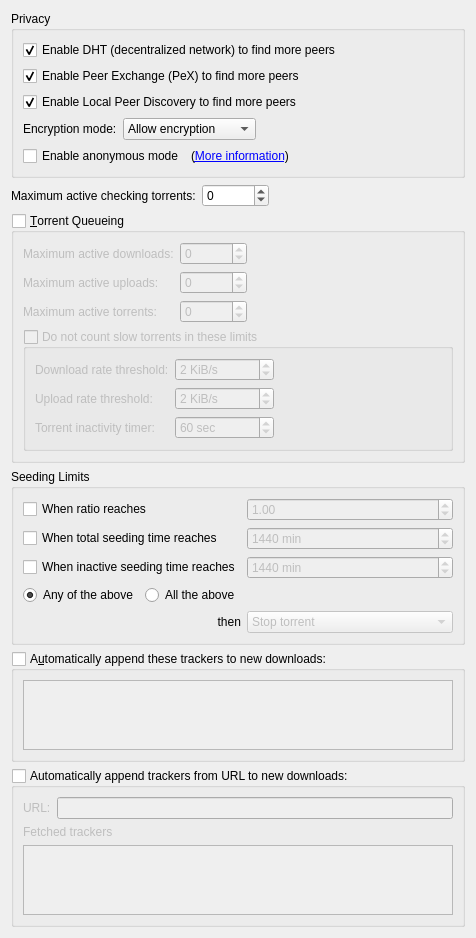
          <widget class="QWidget" name="scrollAreaWidgetContents_4">
           <property name="geometry">
            <rect>
             <x>0</x>
             <y>0</y>
             <width>413</width>
             <height>693</height>
            </rect>
           </property>
           <layout class="QVBoxLayout" name="verticalLayout_7">
            <item>
             <widget class="QGroupBox" name="AddBTFeaturesBox">
              <property name="title">
               <string>Privacy</string>
              </property>
              <layout class="QVBoxLayout" name="verticalLayout_14">
               <item>
                <widget class="QCheckBox" name="checkDHT">
                 <property name="toolTip">
                  <string>Find peers on the DHT network</string>
                 </property>
                 <property name="text">
                  <string>Enable DHT (decentralized network) to find more peers</string>
                 </property>
                 <property name="checked">
                  <bool>true</bool>
                 </property>
                </widget>
               </item>
               <item>
                <widget class="QCheckBox" name="checkPeX">
                 <property name="toolTip">
                  <string>Exchange peers with compatible Bittorrent clients (µTorrent, Vuze, ...)</string>
                 </property>
                 <property name="text">
                  <string>Enable Peer Exchange (PeX) to find more peers</string>
                 </property>
                 <property name="checked">
                  <bool>true</bool>
                 </property>
                </widget>
               </item>
               <item>
                <widget class="QCheckBox" name="checkLSD">
                 <property name="toolTip">
                  <string>Look for peers on your local network</string>
                 </property>
                 <property name="text">
                  <string>Enable Local Peer Discovery to find more peers</string>
                 </property>
                 <property name="checked">
                  <bool>true</bool>
                 </property>
                </widget>
               </item>
               <item>
                <layout class="QHBoxLayout">
                 <item>
                  <widget class="QLabel" name="lbl_encryption">
                   <property name="text">
                    <string>Encryption mode:</string>
                   </property>
                  </widget>
                 </item>
                 <item>
                  <widget class="QComboBox" name="comboEncryption">
                   <property name="toolTip">
                    <string>Allow encryption: Connect to peers regardless of setting
Require encryption: Only connect to peers with protocol encryption
Disable encryption: Only connect to peers without protocol encryption</string>
                   </property>
                   <item>
                    <property name="text">
                     <string>Allow encryption</string>
                    </property>
                   </item>
                   <item>
                    <property name="text">
                     <string>Require encryption</string>
                    </property>
                   </item>
                   <item>
                    <property name="text">
                     <string>Disable encryption</string>
                    </property>
                   </item>
                  </widget>
                 </item>
                 <item>
                  <spacer>
                   <property name="orientation">
                    <enum>Qt::Orientation::Horizontal</enum>
                   </property>
                   <property name="sizeHint" stdset="0">
                    <size>
                     <width>40</width>
                     <height>20</height>
                    </size>
                   </property>
                  </spacer>
                 </item>
                </layout>
               </item>
               <item>
                <layout class="QHBoxLayout" name="horizontalLayout_6">
                 <item>
                  <widget class="QCheckBox" name="checkAnonymousMode">
                   <property name="toolTip">
                    <string>Enable when using a proxy or a VPN connection</string>
                   </property>
                   <property name="text">
                    <string>Enable anonymous mode</string>
                   </property>
                  </widget>
                 </item>
                 <item>
                  <widget class="QLabel" name="label_anonymous">
                   <property name="text">
                    <string>(&lt;a href=&quot;https://github.com/qbittorrent/qBittorrent/wiki/Anonymous-Mode&quot;&gt;More information&lt;/a&gt;)</string>
                   </property>
                   <property name="openExternalLinks">
                    <bool>true</bool>
                   </property>
                   <property name="textInteractionFlags">
                    <set>Qt::TextInteractionFlag::LinksAccessibleByKeyboard|Qt::TextInteractionFlag::LinksAccessibleByMouse</set>
                   </property>
                  </widget>
                 </item>
                 <item>
                  <spacer name="horizontalSpacer_14">
                   <property name="orientation">
                    <enum>Qt::Orientation::Horizontal</enum>
                   </property>
                   <property name="sizeHint" stdset="0">
                    <size>
                     <width>40</width>
                     <height>20</height>
                    </size>
                   </property>
                  </spacer>
                 </item>
                </layout>
               </item>
              </layout>
             </widget>
            </item>
            <item>
             <layout class="QHBoxLayout" name="horizontalLayout_20">
              <item>
               <widget class="QLabel" name="labelMaxActiveCheckingTorrents">
                <property name="text">
                 <string>Maximum active checking torrents:</string>
                </property>
               </widget>
              </item>
              <item>
               <widget class="QSpinBox" name="spinBoxMaxActiveCheckingTorrents">
                <property name="specialValueText">
                 <string notr="true">∞</string>
                </property>
                <property name="minimum">
                 <number>-1</number>
                </property>
                <property name="maximum">
                 <number>2147483647</number>
                </property>
               </widget>
              </item>
              <item>
               <spacer name="horizontalSpacer_21">
                <property name="orientation">
                 <enum>Qt::Orientation::Horizontal</enum>
                </property>
                <property name="sizeHint" stdset="0">
                 <size>
                  <width>40</width>
                  <height>20</height>
                 </size>
                </property>
               </spacer>
              </item>
             </layout>
            </item>
            <item>
             <widget class="QGroupBox" name="checkEnableQueueing">
              <property name="title">
               <string>&amp;Torrent Queueing</string>
              </property>
              <property name="checkable">
               <bool>true</bool>
              </property>
              <property name="checked">
               <bool>false</bool>
              </property>
              <layout class="QGridLayout" name="gridLayout_2">
               <item row="0" column="0">
                <widget class="QLabel" name="label_max_active_dl">
                 <property name="text">
                  <string>Maximum active downloads:</string>
                 </property>
                </widget>
               </item>
               <item row="0" column="1">
                <widget class="QSpinBox" name="spinMaxActiveDownloads">
                 <property name="specialValueText">
                  <string>∞</string>
                 </property>
                 <property name="minimum">
                  <number>-1</number>
                 </property>
                 <property name="maximum">
                  <number>2147483647</number>
                 </property>
                </widget>
               </item>
               <item row="0" column="2">
                <spacer name="horizontalSpacer_7">
                 <property name="orientation">
                  <enum>Qt::Orientation::Horizontal</enum>
                 </property>
                 <property name="sizeHint" stdset="0">
                  <size>
                   <width>40</width>
                   <height>20</height>
                  </size>
                 </property>
                </spacer>
               </item>
               <item row="1" column="0">
                <widget class="QLabel" name="label_max_active_up">
                 <property name="text">
                  <string>Maximum active uploads:</string>
                 </property>
                </widget>
               </item>
               <item row="1" column="1">
                <widget class="QSpinBox" name="spinMaxActiveUploads">
                 <property name="specialValueText">
                  <string>∞</string>
                 </property>
                 <property name="minimum">
                  <number>-1</number>
                 </property>
                 <property name="maximum">
                  <number>2147483647</number>
                 </property>
                </widget>
               </item>
               <item row="2" column="0">
                <widget class="QLabel" name="maxActiveTorrents_lbl">
                 <property name="text">
                  <string>Maximum active torrents:</string>
                 </property>
                </widget>
               </item>
               <item row="2" column="1">
                <widget class="QSpinBox" name="spinMaxActiveTorrents">
                 <property name="specialValueText">
                  <string>∞</string>
                 </property>
                 <property name="minimum">
                  <number>-1</number>
                 </property>
                 <property name="maximum">
                  <number>2147483647</number>
                 </property>
                </widget>
               </item>
               <item row="3" column="0" colspan="3">
                <widget class="QGroupBox" name="checkIgnoreSlowTorrentsForQueueing">
                 <property name="title">
                  <string>Do not count slow torrents in these limits</string>
                 </property>
                 <property name="checkable">
                  <bool>true</bool>
                 </property>
                 <property name="checked">
                  <bool>false</bool>
                 </property>
                 <layout class="QGridLayout" name="gridLayout_13">
                  <item row="0" column="0">
                   <widget class="QLabel" name="labelDownloadRateForSlowTorrents">
                    <property name="text">
                     <string>Download rate threshold:</string>
                    </property>
                   </widget>
                  </item>
                  <item row="0" column="1">
                   <widget class="QSpinBox" name="spinDownloadRateForSlowTorrents">
                    <property name="suffix">
                     <string> KiB/s</string>
                    </property>
                    <property name="maximum">
                     <number>2000000</number>
                    </property>
                    <property name="stepType">
                     <enum>QAbstractSpinBox::StepType::AdaptiveDecimalStepType</enum>
                    </property>
                    <property name="value">
                     <number>2</number>
                    </property>
                   </widget>
                  </item>
                  <item row="0" column="2">
                   <spacer name="horizontalSpacer_9">
                    <property name="orientation">
                     <enum>Qt::Orientation::Horizontal</enum>
                    </property>
                    <property name="sizeHint" stdset="0">
                     <size>
                      <width>40</width>
                      <height>20</height>
                     </size>
                    </property>
                   </spacer>
                  </item>
                  <item row="1" column="0">
                   <widget class="QLabel" name="labelUploadRateForSlowTorrents">
                    <property name="text">
                     <string>Upload rate threshold:</string>
                    </property>
                   </widget>
                  </item>
                  <item row="1" column="1">
                   <widget class="QSpinBox" name="spinUploadRateForSlowTorrents">
                    <property name="suffix">
                     <string> KiB/s</string>
                    </property>
                    <property name="maximum">
                     <number>2000000</number>
                    </property>
                    <property name="stepType">
                     <enum>QAbstractSpinBox::StepType::AdaptiveDecimalStepType</enum>
                    </property>
                    <property name="value">
                     <number>2</number>
                    </property>
                   </widget>
                  </item>
                  <item row="2" column="0">
                   <widget class="QLabel" name="labelSlowTorrentInactivityTimer">
                    <property name="text">
                     <string>Torrent inactivity timer:</string>
                    </property>
                   </widget>
                  </item>
                  <item row="2" column="1">
                   <widget class="QSpinBox" name="spinSlowTorrentsInactivityTimer">
                    <property name="suffix">
                     <string extracomment="seconds"> sec</string>
                    </property>
                    <property name="minimum">
                     <number>1</number>
                    </property>
                    <property name="maximum">
                     <number>999999</number>
                    </property>
                    <property name="value">
                     <number>60</number>
                    </property>
                   </widget>
                  </item>
                 </layout>
                </widget>
               </item>
              </layout>
             </widget>
            </item>
            <item>
             <widget class="QGroupBox" name="seedingLimitsBox">
              <property name="title">
               <string>Seeding Limits</string>
              </property>
              <layout class="QGridLayout" name="gridLayout_15">
               <item row="0" column="0">
                <widget class="QCheckBox" name="checkMaxRatio">
                 <property name="text">
                  <string>When ratio reaches</string>
                 </property>
                </widget>
               </item>
               <item row="0" column="1">
                <widget class="QDoubleSpinBox" name="spinMaxRatio">
                 <property name="enabled">
                  <bool>false</bool>
                 </property>
                 <property name="singleStep">
                  <double>0.050000000000000</double>
                 </property>
                 <property name="value">
                  <double>1.000000000000000</double>
                 </property>
                </widget>
               </item>
               <item row="0" column="2">
                <spacer name="horizontalSpacer_2">
                 <property name="orientation">
                  <enum>Qt::Orientation::Horizontal</enum>
                 </property>
                 <property name="sizeHint" stdset="0">
                  <size>
                   <width>40</width>
                   <height>20</height>
                  </size>
                 </property>
                </spacer>
               </item>
               <item row="1" column="0">
                <widget class="QCheckBox" name="checkMaxSeedingMinutes">
                 <property name="text">
                  <string>When total seeding time reaches</string>
                 </property>
                </widget>
               </item>
               <item row="1" column="1">
                <widget class="QSpinBox" name="spinMaxSeedingMinutes">
                 <property name="enabled">
                  <bool>false</bool>
                 </property>
                 <property name="suffix">
                  <string extracomment="minutes"> min</string>
                 </property>
                 <property name="maximum">
                  <number>9999999</number>
                 </property>
                 <property name="value">
                  <number>1440</number>
                 </property>
                </widget>
               </item>
               <item row="2" column="0">
                <widget class="QCheckBox" name="checkMaxInactiveSeedingMinutes">
                 <property name="text">
                  <string>When inactive seeding time reaches</string>
                 </property>
                </widget>
               </item>
               <item row="2" column="1">
                <widget class="QSpinBox" name="spinMaxInactiveSeedingMinutes">
                 <property name="enabled">
                  <bool>false</bool>
                 </property>
                 <property name="suffix">
                  <string extracomment="minutes"> min</string>
                 </property>
                 <property name="maximum">
                  <number>9999999</number>
                 </property>
                 <property name="value">
                  <number>1440</number>
                 </property>
                </widget>
               </item>
               <item row="3" column="0" colspan="2">
                <layout class="QHBoxLayout" name="layoutShareLimitsMode">
                 <item>
                  <widget class="QRadioButton" name="radioButtonShareLimitsModeAny">
                   <property name="text">
                    <string>Any of the above</string>
                   </property>
                   <property name="checked">
                    <bool>true</bool>
                   </property>
                  </widget>
                 </item>
                 <item>
                  <widget class="QRadioButton" name="radioButtonShareLimitsModeAll">
                   <property name="text">
                    <string>All the above</string>
                   </property>
                  </widget>
                 </item>
                 <item>
                  <spacer name="spacerShareLimitsMode">
                   <property name="orientation">
                    <enum>Qt::Orientation::Horizontal</enum>
                   </property>
                   <property name="sizeHint" stdset="0">
                    <size>
                     <width>40</width>
                     <height>20</height>
                    </size>
                   </property>
                  </spacer>
                 </item>
                </layout>
               </item>
               <item row="4" column="0">
                <widget class="QLabel" name="labelRatioLimitAct">
                 <property name="text">
                  <string>then</string>
                 </property>
                 <property name="alignment">
                  <set>Qt::AlignmentFlag::AlignRight|Qt::AlignmentFlag::AlignTrailing|Qt::AlignmentFlag::AlignVCenter</set>
                 </property>
                </widget>
               </item>
               <item row="4" column="1">
                <widget class="QComboBox" name="comboRatioLimitAct">
                 <property name="enabled">
                  <bool>false</bool>
                 </property>
                 <item>
                  <property name="text">
                   <string>Stop torrent</string>
                  </property>
                 </item>
                 <item>
                  <property name="text">
                   <string>Remove torrent</string>
                  </property>
                 </item>
                 <item>
                  <property name="text">
                   <string>Remove torrent and its files</string>
                  </property>
                 </item>
                 <item>
                  <property name="text">
                   <string>Enable super seeding for torrent</string>
                  </property>
                 </item>
                </widget>
               </item>
              </layout>
             </widget>
            </item>
            <item>
             <widget class="QGroupBox" name="checkEnableAddTrackers">
              <property name="title">
               <string>A&amp;utomatically append these trackers to new downloads:</string>
              </property>
              <property name="checkable">
               <bool>true</bool>
              </property>
              <property name="checked">
               <bool>false</bool>
              </property>
              <layout class="QGridLayout" name="gridLayout_16">
               <item row="0" column="0">
                <widget class="QPlainTextEdit" name="textTrackers">
                 <property name="tabChangesFocus">
                  <bool>true</bool>
                 </property>
                </widget>
               </item>
              </layout>
             </widget>
            </item>
            <item>
             <widget class="QGroupBox" name="checkAddTrackersFromURL">
              <property name="title">
               <string>Automatically append trackers from URL to new downloads:</string>
              </property>
              <property name="checkable">
               <bool>true</bool>
              </property>
              <property name="checked">
               <bool>false</bool>
              </property>
              <layout class="QVBoxLayout" name="checkAddTrackersFromURLLayout">
               <item>
                <layout class="QHBoxLayout" name="horizontalLayout_21">
                 <item>
                  <widget class="QLabel" name="labelCustomizeTrackersListUrl">
                   <property name="text">
                    <string>URL:</string>
                   </property>
                  </widget>
                 </item>
                 <item>
                  <widget class="QLineEdit" name="textTrackersURL"/>
                 </item>
                </layout>
               </item>
               <item>
                <widget class="QLabel" name="labeltrackersFromURL">
                 <property name="text">
                  <string>Fetched trackers</string>
                 </property>
                </widget>
               </item>
               <item>
                <widget class="QPlainTextEdit" name="textTrackersFromURL">
                 <property name="readOnly">
                  <bool>true</bool>
                 </property>
                </widget>
               </item>
              </layout>
             </widget>
            </item>
            <item>
             <spacer name="verticalSpacer_8">
              <property name="orientation">
               <enum>Qt::Orientation::Vertical</enum>
              </property>
              <property name="sizeHint" stdset="0">
               <size>
                <width>20</width>
                <height>40</height>
               </size>
              </property>
             </spacer>
            </item>
           </layout>
          </widget>
